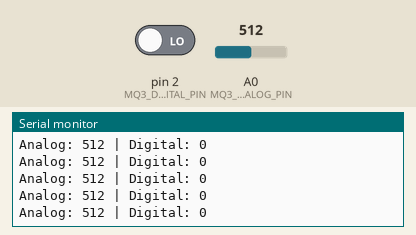
A sketch run on a simulated Arduino Nano, built with avr-gcc and run on an emulated ATmega328P. On the bench: the last lines printed to the serial monitor. The test bench sets the inputs (shaded band); at power-on: A0 (MQ3_ANALOG_PIN) = 512, pin 2 (MQ3_DIGITAL_PIN) LOW.

Above: at 2.2 s.
2.3 s: A0 (MQ3_ANALOG_PIN) set to 716
At 2.69 s:
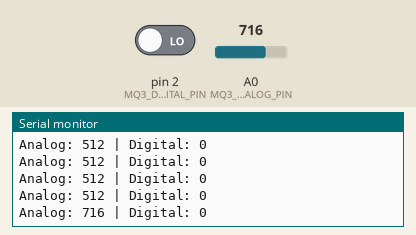
3.8 s: pin 2 (MQ3_DIGITAL_PIN) driven HIGH
At 4.19 s:
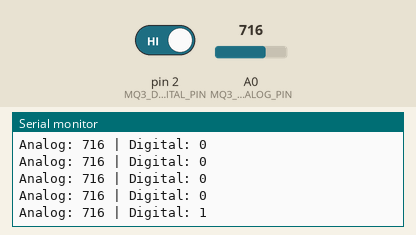
5.3 s: A0 (MQ3_ANALOG_PIN) set to 900
At 5.44 s:
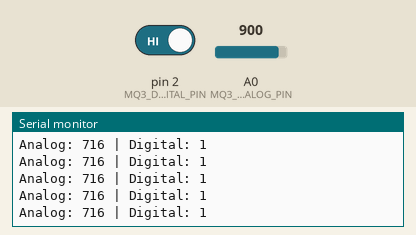
6.8 s: pin 2 (MQ3_DIGITAL_PIN) driven LOW
At 7.19 s:
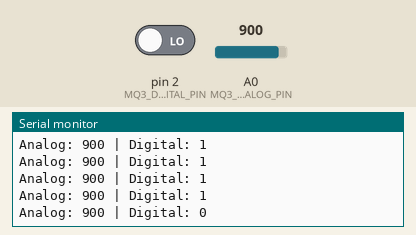
Timing chart, 0 to 9.3 s (numbered marks = the images above; inputs shaded):
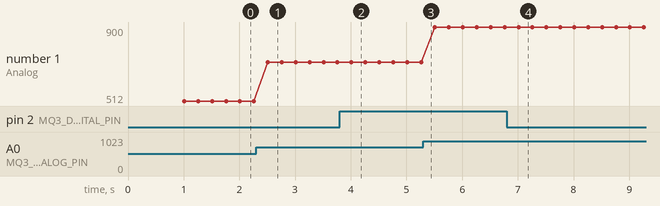

The sketch:

mq3_sensor.ino
```cpp
/*
  =============================================================================
  MQ-3 Alcohol Vapor Sensor — Arduino Nano Sketch
  Intelligent Driver Monitoring & Fleet Safety Management System
  =============================================================================

  Wiring Connections:
  -------------------
  MQ-3 Sensor Pin       Arduino Nano Pin
  ----------------      ----------------
  VCC               ->  5V (External or Nano 5V pin)
  GND               ->  GND
  AO (Analog Out)   ->  A0
  DO (Digital Out)  ->  D2

  Output Format (9600 Baud):
  --------------------------
  Analog: <analog_val> | Digital: <0|1>
  Example: Analog: 70 | Digital: 1

  Interval:
  ---------
  Samples and prints every 250 ms (~4 Hz).
  =============================================================================
*/

// Pin definitions
const int MQ3_ANALOG_PIN  = A0;  // Analog input pin connected to MQ-3 AO
const int MQ3_DIGITAL_PIN = 2;   // Digital input pin connected to MQ-3 DO

// Timing configuration
const unsigned long SAMPLE_INTERVAL_MS = 250;  // Sample every 250 ms
unsigned long lastSampleTime = 0;

void setup() {
  // Initialize USB serial communication at 9600 baud
  Serial.begin(9600);

  // Configure digital pin as input
  pinMode(MQ3_DIGITAL_PIN, INPUT);

  // Optional: A0 analog pin configuration
  pinMode(MQ3_ANALOG_PIN, INPUT);

  // Sensor warm-up notice
  // Note: MQ-3 uses an internal heater coil. Fresh power-up requires a brief warm-up period.
  Serial.println(F("# MQ-3 Alcohol Sensor Initialized."));
  Serial.println(F("# Notice: Sensor heater stabilizing..."));

  // Brief startup delay for ADC stabilization
  delay(1000);
}

void loop() {
  unsigned long currentTime = millis();

  // Non-blocking timer check: print reading every 250 ms
  if (currentTime - lastSampleTime >= SAMPLE_INTERVAL_MS) {
    lastSampleTime = currentTime;

    // Read raw 10-bit ADC value (0 - 1023)
    int analogValue = analogRead(MQ3_ANALOG_PIN);

    // Read digital threshold pin (HIGH=1 clean / LOW=0 threshold triggered)
    int digitalValue = digitalRead(MQ3_DIGITAL_PIN);

    // Print reading in exact expected format: "Analog: <val> | Digital: <val>"
    Serial.print(F("Analog: "));
    Serial.print(analogValue);
    Serial.print(F(" | Digital: "));
    Serial.println(digitalValue);
  }
}
```

Measured:
- after the input at 2.3 s, the serial monitor: prints a new line after 0.21 s (image 1)
- after the input at 3.8 s, the serial monitor: prints a new line after 0.21 s (image 2)
- after the input at 6.8 s, the serial monitor: prints a new line after 0.21 s (image 4)
- plotted number 1: 512 → 716 after the input at 2.3 s, 716 → 900 after the input at 5.3 s
